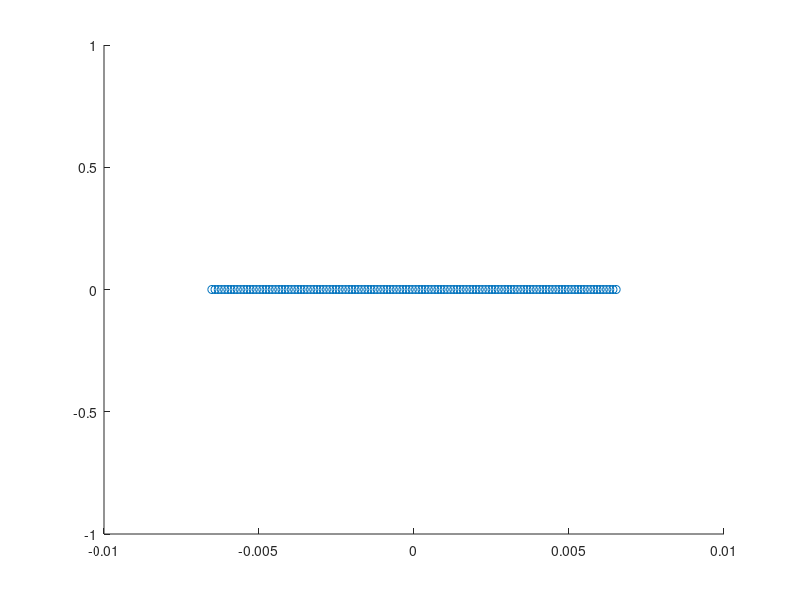

Reproduce this figure in MATLAB. (Note: this script raises an error after producing the figure.)
clc
clear all
% close all

% set transducer frequency
P.Fc = 15e6;
P.wavespeed_skin = 1600; % m/s
P.wavespeed_brain = 1570; % m/s

% bone properties
bone.thickness = 300e-6; % m
bone.wavespeed = 3000; % m/s
bone.curvature = 20; % m^-1
bone.distance = 0.5e-3; % m

% define transducer
Trans.Fc = P.Fc;
Trans.lambda = 1540 / P.Fc;
Trans.NElems = 128;
Trans.XPiezo = (0:Trans.NElems - 1) .* Trans.lambda - (Trans.NElems - 1) / 2 * Trans.lambda;
Trans.ZPiezo = 0 * Trans.XPiezo;
Trans.lens_thickness = 5 * Trans.lambda;
Trans.lens_wavespeed = 1000; % m/s

% from bone, make realization of interfaces
xax = linspace(-Trans.NElems * Trans.lambda, Trans.NElems * Trans.lambda, 100); %
bone.outer_surface = (Trans.lens_thickness + bone.distance) + bone.curvature * xax .^ 2;
bone.inner_surface = (Trans.lens_thickness + bone.distance + bone.thickness) + bone.curvature * xax .^ 2;

% plot transducer and bone
figure(1); clf;
scatter(Trans.XPiezo, Trans.ZPiezo, 'rx');
yline(0);
yline(Trans.lens_thickness)
hold on
plot(xax, bone.outer_surface, 'k-')

plot(xax, bone.inner_surface, 'k-')
%daspect([1 1 1])
set(gca, 'YDir', 'reverse')
axis equal

%% Prepare ray tracer.
% define sound speed per layer
BFC.medium_soundspeeds = [Trans.lens_wavespeed,
                          P.wavespeed_skin
                          bone.wavespeed
                          P.wavespeed_brain];

% define  interfaces between tissue layers
BFC.medium_interfaces = {Trans.lens_thickness,
                         [bone.curvature, 0, Trans.lens_thickness + bone.distance],
                         [bone.curvature, 0, Trans.lens_thickness + bone.distance + bone.thickness]};

BFC.medium_soundspeeds = BFC.medium_soundspeeds(:).'; % guarantee row vector
BFC.medium_interfaces = BFC.medium_interfaces(:).'; % guarantee row vector

% deremine interface derivatives for normal computation
BFC.medium_interface_derivatives = cellfun(@rt.util.interface_derivative, BFC.medium_interfaces, 'UniformOutput', false);

% define a starting point and a image point, and end point for ray tracing
ke_start = 1; % start at first element
x_start = Trans.XPiezo(ke_start);
z_start = Trans.ZPiezo(ke_start);

x_target = 0e-3; % target point
z_target = 50 * Trans.lambda; % target point

ke_end = Trans.NElems; % end at last element
x_end = Trans.XPiezo(ke_end);
z_end = Trans.ZPiezo(ke_end);

% define reconstruction grid
BFC.XPiezo = Trans.XPiezo;
BFC.ZPiezo = Trans.ZPiezo;
BFC.XRecon = Trans.XPiezo;
BFC.ZRecon = 0:Trans.lambda / 2:100 * Trans.lambda;
BFC.LensThickness = Trans.lens_thickness;

% plot the medium
figure(1); clf;
hold on
rt.plot.medium(BFC, x_start, z_start, x_target, z_target, x_end, z_end);
set(gca, 'YDir', 'reverse')

%% Trace rays
to_layer = 4;
[rays_tx, tof_tx, theta_tx] = rt.ray_bending(x_start, z_start, x_target, z_target, BFC, to_layer);
[rays_rx, tof_rx, theta_rx] = rt.ray_bending(x_end, z_end, x_target, z_target, BFC, to_layer);

tof_tx_c0 = vecnorm([x_target; z_target] - [x_start; z_start]) / 1540;
tof_rx_c0 = vecnorm([x_end; z_end] - [x_target; z_target]) / 1540;

%% plot rays

figure(2); clf;
hold on
rt.plot.medium(BFC, x_start, z_start, x_target, z_target, x_end, z_end);
set(gca, 'YDir', 'reverse')
rt.plot.rays(rays_tx);
rt.plot.rays(rays_rx);

figure(3);
bar([tof_tx tof_rx;
     tof_tx_c0 tof_rx_c0] * 1e6)
ylabel('TOF \mus')
xticklabels({'Ray Tracing', 'Conventional'})
legend('TX', 'RX')

%% Determine for one source and all receivers

x_start = -0.05;
z_start = -1;

x_target = 0e-3; % target point
z_target = 20 * Trans.lambda; % target point

[rays_tx, tof_tx, theta_tx] = rt.ray_bending(x_start, z_start, x_target, z_target, BFC, to_layer);

tof_rx_all = zeros(1, Trans.NElems);
theta_rx_all = zeros(1, Trans.NElems);
rays_rx_all = cell(1, Trans.NElems);
for ke = 1:Trans.NElems
    x_end = Trans.XPiezo(ke);
    z_end = Trans.ZPiezo(ke);
    [rays_rx, tof_rx, theta_rx] = rt.ray_bending(x_end, z_end, x_target, z_target, BFC, to_layer);
    tof_rx_all(ke) = tof_rx;
    theta_rx_all(ke) = theta_rx;
    rays_rx_all{ke} = rays_rx;
end

ind_valid = find(~isnan(tof_rx_all));
tof_round_trip = tof_tx + tof_rx_all;

% homogenous assumption
c0 = 1540;
tof_round_trip_c0 = vecnorm([x_target; z_target] - [x_start; z_start]) / c0 + ...
    vecnorm([Trans.XPiezo; Trans.ZPiezo] - [x_target; z_target]) / c0;

rx_vec = [x_target; z_target] - [Trans.XPiezo; Trans.ZPiezo];
theta_rx_all_c0 = atan2(rx_vec(2, :), rx_vec(1, :)) - pi / 2;

figure(2); clf;
hold on
rt.plot.medium(BFC, x_start, z_start, x_target, z_target, x_end, z_end);
set(gca, 'YDir', 'reverse')
rt.plot.rays(rays_tx);
rt.plot.rays(rays_rx_all{ind_valid(1)});
rt.plot.rays(rays_rx_all{ind_valid(end)});
daspect([1 1 1])
xlim(rt.util.minmax(BFC.XRecon) * 1e3); ylim(rt.util.minmax(BFC.ZRecon) * 1e3)

% rt.plot.rays(rays_rx);

FNumber = 1.5;
half_opening_angle_rad = atan(1/2 / FNumber);

f_number_mask = find(abs(theta_rx_all) < half_opening_angle_rad);

figure(10); clf;
plot(Trans.XPiezo, tof_round_trip_c0)
hold on
plot(Trans.XPiezo, tof_round_trip)

% get rid of axial shift:
tof_round_trip0 = tof_round_trip - min(tof_round_trip);
tof_round_trip_c0_0 = tof_round_trip_c0 - min(tof_round_trip_c0);

figure(10); clf;
wave_period = 1 / P.Fc;

subplot(321)
plot(Trans.XPiezo, tof_round_trip_c0_0)
hold on
plot(Trans.XPiezo, tof_round_trip0)
xlim(minmax(Trans.XPiezo))

subplot(322)
plot(Trans.XPiezo, tof_round_trip_c0_0 - tof_round_trip0)
yline(wave_period)
hold on
xlim(minmax(Trans.XPiezo))

subplot(312)
plot(Trans.XPiezo, (tof_round_trip_c0_0 - tof_round_trip0) ./ wave_period * 100)
xline(Trans.XPiezo(f_number_mask([1 end])), 'r')
xlim(minmax(Trans.XPiezo))
title('Relative Error wrt Wave Period (%)')
ylabel('Relative error in %')

subplot(313)
plot(Trans.XPiezo, rad2deg(abs(theta_rx_all)))
hold on
plot(Trans.XPiezo, rad2deg(abs(theta_rx_all_c0)), 'r')
yline(rad2deg(half_opening_angle_rad), 'r')
xline(Trans.XPiezo(f_number_mask([1 end])), 'r')
xlim(minmax(Trans.XPiezo))
